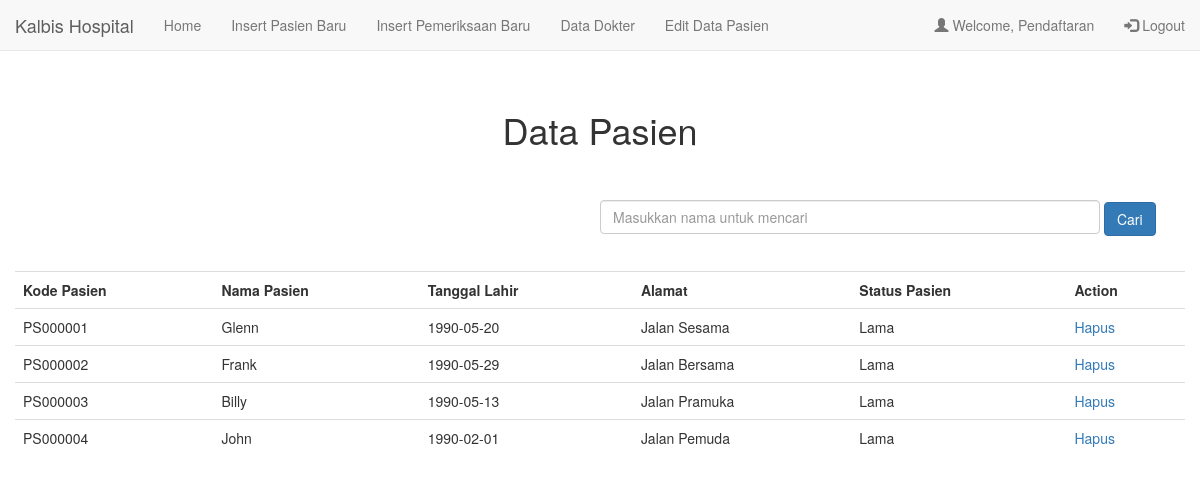
The page /daftar/daftar_indeks.php on the database its author committed.
### tables this page shows
CREATE TABLE `pasien` (
  `kd_pasien` int(11) NOT NULL,
  `no_ktp` char(16) NOT NULL,
  `nama_pasien` varchar(25) NOT NULL,
  `tgl_lhr` date NOT NULL,
  `alamat_p` varchar(50) NOT NULL,
  `riwayat_p` varchar(30) NOT NULL,
  `status` varchar(10) NOT NULL
);

### daftar/daftar_indeks.php (the view, shortened to what this page needs)
<?php
if(isset($_POST['search'])){
    $valueToSearch = $_POST['valueToSearch'];
    $query = "SELECT * FROM pasien
			  WHERE CONCAT (nama_pasien) LIKE '%".$valueToSearch."%'";
    $search_result = filterTable($query);
} else {
    $query = "SELECT * FROM pasien";
    $search_result = filterTable($query);
}
function filterTable($query){
    $connect = mysqli_connect("localhost", "root", "", "kalbis_rs");
    $filter_Result = mysqli_query($connect, $query);
    return $filter_Result;
}
?>
<!DOCTYPE html>
<html>
<head>
	<link rel="stylesheet" href="http://maxcdn.bootstrapcdn.com/bootstrap/3.3.6/css/bootstrap.min.css">
</head>
<body>
	<nav class="navbar navbar-default navbar-fixed-top">
		<div class="container-fluid">
			<div class="navbar-header">
			<a class="navbar-brand" href="#">Kalbis Hospital</a>
		</div>
		<ul class="nav navbar-nav">
			<li><a href="daftar_indeks.php">Home</a></li>
			<li><a href="daftar_input_pasien.php">Insert Pasien Baru</a></li>
			<li><a href="daftar_pemeriksaan.php">Insert Pemeriksaan Baru</a></li>
			<li><a href="daftar_data_dokter.php">Data Dokter</a></li>
			<li><a href="daftar_edit_pasien.php">Edit Data Pasien</a></li>
		</ul>
		<ul class="nav navbar-nav navbar-right">
			<li><a href="daftar_profile.php"><span class="glyphicon glyphicon-user"></span> Welcome, Pendaftaran</a></li>
			<li><a href="../logout.php"><span class="glyphicon glyphicon-log-in"></span> Logout</a></li>
		</ul>
	  </div>
	</nav>
	<div id="konten">
		<center><h1>Data Pasien</h1></center>
		<form action="daftar_indeks.php" method="post">
			<div class="form-group">
				<input type="text" class="form-control" name="valueToSearch" placeholder="Masukkan nama untuk mencari">
			</div>
			<div class="form-group">
				<input type="submit" class="btn btn-primary" name="search" value="Cari"></button>
			</div>
			<br><br>
			<div class="container">
				<table class="table table-stripped">
					<tr>
						<th>Kode Pasien</th>
						<th>Nama Pasien</th>
						<th>Tanggal Lahir</th>
						<th>Alamat</th>
						<th>Status Pasien</th>
						<th>Action</th>
					</tr>
					<?php while($row = mysqli_fetch_array($search_result)):?>
					<tr>
						<td><?php echo "PS00000" . $row['kd_pasien'];?></td>
						<td><?php echo $row['nama_pasien'];?></td>
						<td><?php echo $row['tgl_lhr'];?></td>
						<td><?php echo $row['alamat_p'];?></td>
						<td><?php echo $row['status'];?></td>
						<td>
						<?php
							echo "<a href='daftar_indeks.php?status=1&id=" . $row['kd_pasien'] . "'>Hapus</a>";
						?>
						</td>
					</tr>
					<?php endwhile;?>
				</table>
			</div>
		</form>
	</div>
</body>
</html>

### daftar/daftar_indeks.php (style rules this page uses)
#konten { margin: 110px auto; max-width: 1200px; }
#konten h1 { margin: 50px auto; }
.container { width: 100%; }
input[type="text"] { width:500px; margin-left: 600px; }
.form-group { display: inline-block; }

### rows shown on the page
pasien: kd_pasien "1", nama_pasien "Glenn", tgl_lhr "1990-05-20", alamat_p "Jalan Sesama", status "Lama"
pasien: kd_pasien "2", nama_pasien "Frank", tgl_lhr "1990-05-29", alamat_p "Jalan Bersama", status "Lama"
pasien: kd_pasien "3", nama_pasien "Billy", tgl_lhr "1990-05-13", alamat_p "Jalan Pramuka", status "Lama"
pasien: kd_pasien "4", nama_pasien "John", tgl_lhr "1990-02-01", alamat_p "Jalan Pemuda", status "Lama"
